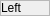
<?xml version="1.0" encoding="UTF-8"?>
<ui version="4.0">
 <class>CLabelAndIcon</class>
 <widget class="QFrame" name="CLabelAndIcon">
  <property name="geometry">
   <rect>
    <x>0</x>
    <y>0</y>
    <width>50</width>
    <height>15</height>
   </rect>
  </property>
  <property name="windowTitle">
   <string>Frame</string>
  </property>
  <property name="frameShape">
   <enum>QFrame::StyledPanel</enum>
  </property>
  <property name="frameShadow">
   <enum>QFrame::Raised</enum>
  </property>
  <layout class="QHBoxLayout" name="hl_LabelAndIcon">
   <property name="spacing">
    <number>4</number>
   </property>
   <property name="leftMargin">
    <number>0</number>
   </property>
   <property name="topMargin">
    <number>0</number>
   </property>
   <property name="rightMargin">
    <number>0</number>
   </property>
   <property name="bottomMargin">
    <number>0</number>
   </property>
   <item>
    <widget class="QLabel" name="lbl_Left">
     <property name="text">
      <string>Left</string>
     </property>
    </widget>
   </item>
   <item>
    <widget class="QLabel" name="lbl_Right">
     <property name="text">
      <string/>
     </property>
     <property name="pixmap">
      <pixmap>../blackmisc/icons/own/swift/swift16Database.png</pixmap>
     </property>
    </widget>
   </item>
  </layout>
 </widget>
 <resources/>
 <connections/>
</ui>
